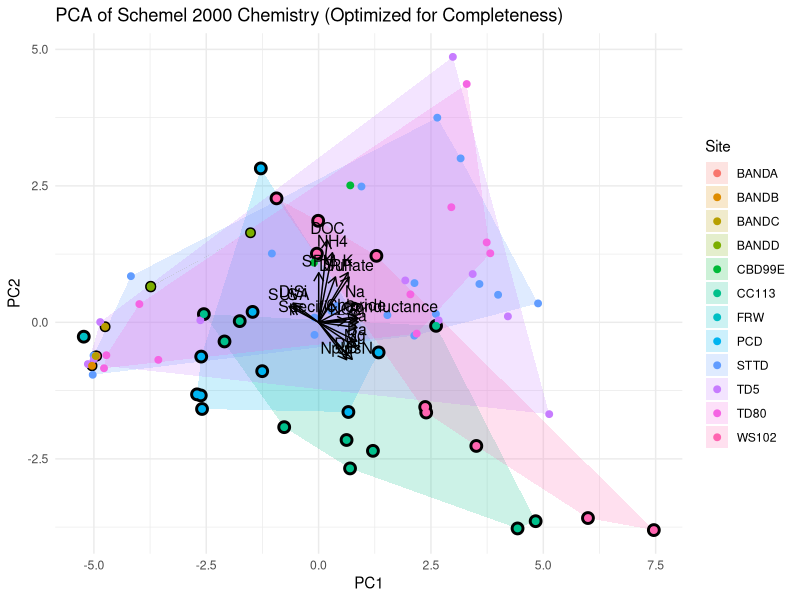
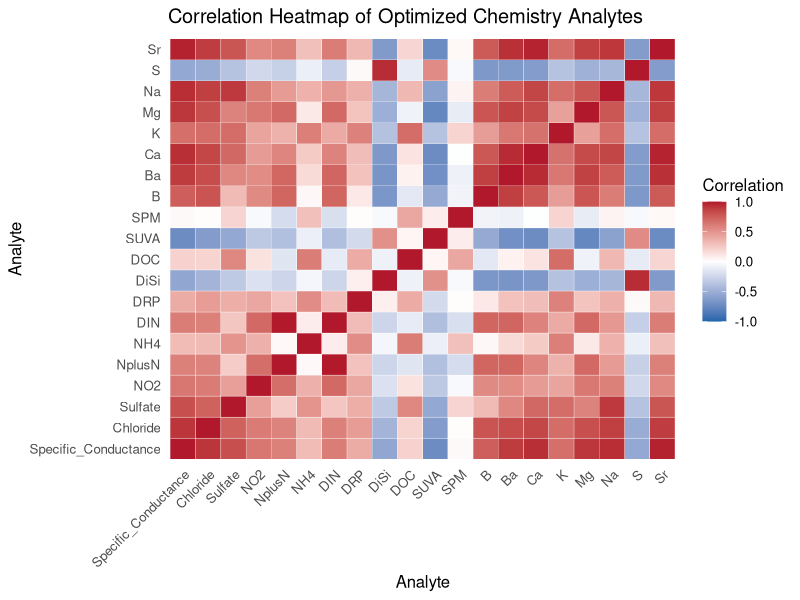
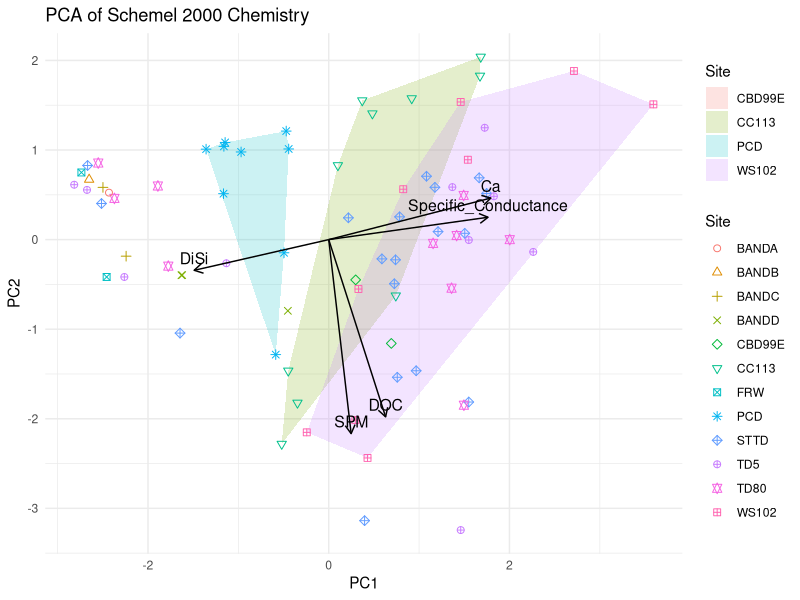
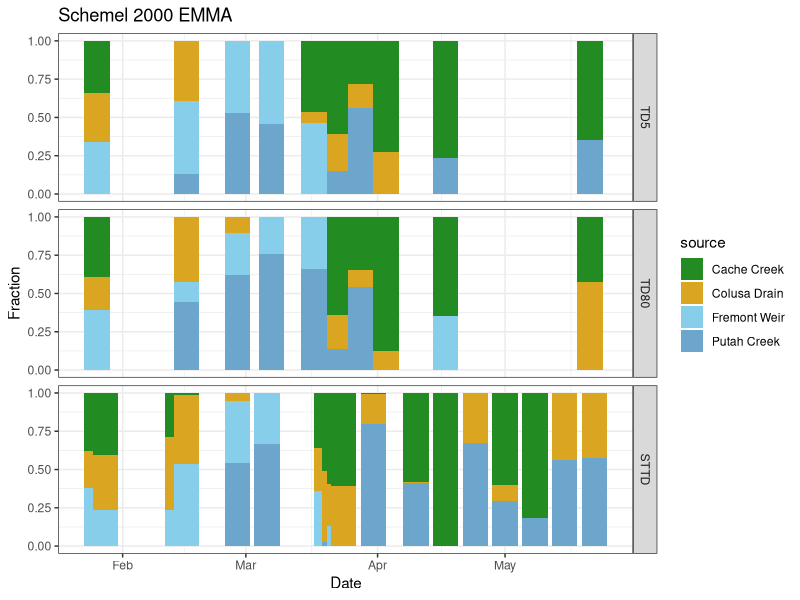
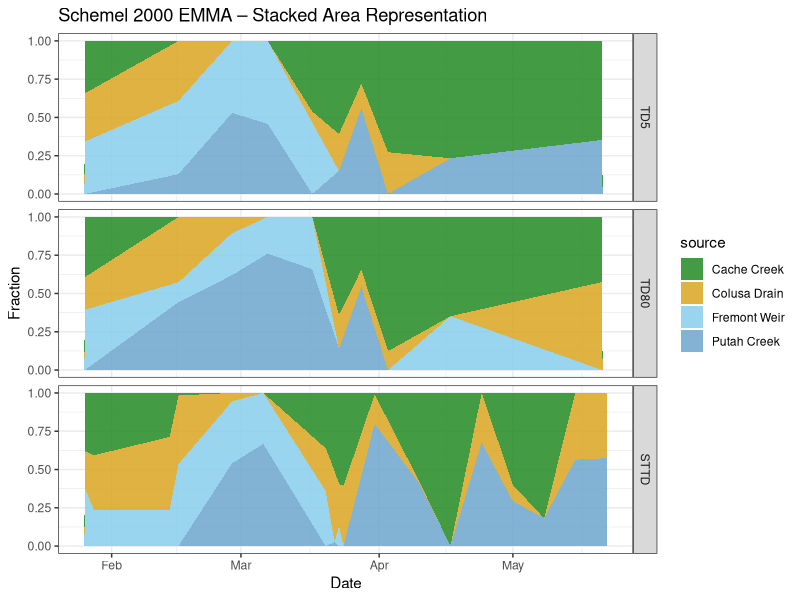

Generate these figures, in order, with R:
library(tidyverse)
library(lubridate)
library(ggplot2)

#----------------------------------------------------------
# Load all tables
#----------------------------------------------------------
t2 <- read_csv("Data/tabular/Schemel_2000_data/Schemel_2000_Table2.csv")
t3 <- read_csv("Data/tabular/Schemel_2000_data/Schemel_2000_Table3.csv")
t4 <- read_csv("Data/tabular/Schemel_2000_data/Schemel_2000_Table4.csv")
t5 <- read_csv("Data/tabular/Schemel_2000_data/Schemel_2000_Table5.csv")

#----------------------------------------------------------
# Standardize key columns
#----------------------------------------------------------
#----------------------------------------------------------
# Fix site name inconsistencies BEFORE joining
#----------------------------------------------------------

fix_site_names <- function(df, site_col) {
  site_col <- rlang::ensym(site_col)
  
  df %>%
    mutate(
      {{site_col}} := case_when(
        {{site_col}} %in% c("LH-1", "LH1") ~ "LH1",
        {{site_col}} %in% c("PS-1", "PS1") ~ "PS1",
        {{site_col}} %in% c("PS-2", "PS2") ~ "PS2",
        {{site_col}} %in% c("PS-3", "PS3") ~ "PS3",
        {{site_col}} %in% c("BAND A", "BANDA") ~ "BANDA",
        {{site_col}} %in% c("BAND B", "BANDB") ~ "BANDB",
        {{site_col}} %in% c("BAND C", "BANDC") ~ "BANDC",
        {{site_col}} %in% c("BAND D", "BANDD") ~ "BANDD",
        {{site_col}} %in% c("RCE-16", "RCE16") ~ "RCE16",
        TRUE ~ as.character({{site_col}})
      )
    )
}

# Fix names first
# Fix names first
t2 <- fix_site_names(t2, Sample_ID)
t3 <- fix_site_names(t3, Station_ID)
t4 <- fix_site_names(t4, Site)
t5 <- fix_site_names(t5, Site)


t2_clean <- t2 %>% rename(Site = Sample_ID) %>% mutate(Date = ymd(Date))
t3_clean <- t3 %>% rename(Site = Station_ID) %>% mutate(Date = ymd(Date))
t4_clean <- t4 %>% mutate(Date = ymd(Date))
t5_clean <- t5 %>% mutate(Date = ymd(Date))

chem_master <- t2_clean %>%
  full_join(t3_clean, by = c("Block_Code", "Block_Name", "Band", "Site", "Date")) %>%
  full_join(t4_clean, by = c("Block_Code", "Block_Name", "Band", "Site", "Date")) %>%
  full_join(t5_clean, by = c("Block_Code", "Block_Name", "Band", "Site", "Date"))

library(tidyverse)
library(lubridate)
library(ggplot2)

#----------------------------------------------------------
# START WITH chem_master (already created earlier)
#----------------------------------------------------------

df <- chem_master %>% mutate(Date = ymd(Date))

#----------------------------------------------------------
# 1. Identify numeric chemistry columns
#----------------------------------------------------------

numeric_cols <- df %>%
  select(where(is.numeric)) %>%
  names()

#----------------------------------------------------------
# 2. Compute missingness per analyte
#----------------------------------------------------------

analyte_missing <- df %>%
  summarise(across(all_of(numeric_cols), ~mean(is.na(.)))) %>%
  pivot_longer(everything(), names_to = "analyte", values_to = "missing_fraction")

#----------------------------------------------------------
# 3. Choose analytes with < 40% missingness
#    (empirically best for Schemel 2000)
#----------------------------------------------------------

good_analytes <- analyte_missing %>%
  filter(missing_fraction < 0.40) %>%
  pull(analyte)

cat("Selected analytes for PCA:\n")
print(good_analytes)

#----------------------------------------------------------
# 4. Count non-missing analytes per row
#----------------------------------------------------------

df_row_counts <- df %>%
  mutate(non_missing = rowSums(!is.na(select(., all_of(good_analytes)))))

#----------------------------------------------------------
# 5. Automatically choose optimal threshold
#    Strategy: maximize (# rows retained * # analytes retained)
#----------------------------------------------------------

thresholds <- tibble(
  threshold = 1:length(good_analytes),
  rows_retained = map_int(threshold, ~sum(df_row_counts$non_missing >= .x)),
  score = threshold * rows_retained
)

best_threshold <- thresholds %>%
  filter(score == max(score)) %>%
  pull(threshold)

cat("\nOptimal threshold =", best_threshold, "non-missing analytes per row\n")

#----------------------------------------------------------
# 6. Build PCA-ready dataset
#----------------------------------------------------------

df_pca_ready <- df_row_counts %>%
  filter(non_missing >= best_threshold) %>%
  select(Site, Date, all_of(good_analytes)) %>%
  drop_na()

cat("\nRows in PCA dataset:", nrow(df_pca_ready), "\n")

#----------------------------------------------------------
# 7. Run PCA
#----------------------------------------------------------

pca <- prcomp(df_pca_ready %>% select(-Site, -Date), scale. = TRUE)

scores <- as_tibble(pca$x) %>%
  bind_cols(Site = df_pca_ready$Site,
            Date = df_pca_ready$Date)

loadings <- as_tibble(pca$rotation, rownames = "Variable")

# Scale loadings for plotting
loading_scale <- 3
loadings <- loadings %>%
  mutate(
    PC1 = PC1 * loading_scale,
    PC2 = PC2 * loading_scale
  )

#----------------------------------------------------------
# 8. Compute convex hulls
#----------------------------------------------------------

hulls <- scores %>%
  group_by(Site) %>%
  slice(chull(PC1, PC2))

#----------------------------------------------------------
# 9. PCA plot with convex hulls + loading vectors
#----------------------------------------------------------

ggplot() +
  geom_polygon(
    data = hulls,
    aes(x = PC1, y = PC2, fill = Site),
    alpha = 0.2, color = NA
  ) +
  geom_point(
    data = scores[scores$Site %in% c("BANDA", "BANDB", "BANDC", "BANDD"),],
    aes(x = PC1, y = PC2), color = "black",
    size = 3
  ) +
  geom_point(
    data = scores[scores$Site %in% c("FRW", "CC113", "WS102", "PCD"),],
    aes(x = PC1, y = PC2), color = "black",
    size = 4
  ) +
  geom_point(
    data = scores,
    aes(x = PC1, y = PC2, color = Site),
    size = 2
  ) +
  geom_segment(
    data = loadings,
    aes(x = 0, y = 0, xend = PC1, yend = PC2),
    arrow = arrow(length = unit(0.25, "cm")),
    color = "black"
  ) +
  geom_text(
    data = loadings,
    aes(x = PC1, y = PC2, label = Variable),
    vjust = -0.5,
    size = 4
  ) +
  labs(
    title = "PCA of Schemel 2000 Chemistry (Optimized for Completeness)",
    x = "PC1",
    y = "PC2"
  ) +
  theme_minimal()


# Extract only numeric analytes used in PCA
corr_data <- df_pca_ready %>%
  select(all_of(good_analytes))

# Compute correlation matrix
corr_matrix <- cor(corr_data, use = "pairwise.complete.obs")

# Melt for ggplot
corr_melt <- reshape2::melt(corr_matrix, varnames = c("Var1", "Var2"), value.name = "Correlation")

#----------------------------------------------------------
# Correlation heatmap
#----------------------------------------------------------

ggplot(corr_melt, aes(x = Var1, y = Var2, fill = Correlation)) +
  geom_tile(color = "white") +
  scale_fill_gradient2(
    low = "#2166ac",
    mid = "white",
    high = "#b2182b",
    midpoint = 0,
    limits = c(-1, 1),
    name = "Correlation"
  ) +
  labs(
    title = "Correlation Heatmap of Optimized Chemistry Analytes",
    x = "Analyte",
    y = "Analyte"
  ) +
  theme_minimal(base_size = 12) +
  theme(
    axis.text.x = element_text(angle = 45, hjust = 1),
    panel.grid = element_blank()
  )

library(tidyverse)
library(ggplot2)
library(lubridate)

#----------------------------------------------------------
# Use chem_master (already created earlier)
#----------------------------------------------------------

df <- chem_master %>% mutate(Date = ymd(Date))

#----------------------------------------------------------
# Define representative analytes
#----------------------------------------------------------

rep_analytes <- c(
  "Specific_Conductance",
  "DOC",
  "SPM",
  # "DIN",
  "DiSi",
  "Ca"
)

#----------------------------------------------------------
# Filter to rows with complete data for these analytes
#----------------------------------------------------------

df_reduced <- df %>%
  select(Site, Date, all_of(rep_analytes)) %>%
  drop_na()

cat("Rows retained for PCA:", nrow(df_reduced), "\n")

#----------------------------------------------------------
# Run PCA
#----------------------------------------------------------

pca <- prcomp(df_reduced %>% select(-Site, -Date), scale. = TRUE)

scores <- as_tibble(pca$x) %>%
  bind_cols(Site = df_reduced$Site)

loadings <- as_tibble(pca$rotation, rownames = "Variable")

# Scale loadings for plotting
loading_scale <- 3
loadings <- loadings %>%
  mutate(
    PC1 = PC1 * loading_scale,
    PC2 = PC2 * loading_scale
  )

#----------------------------------------------------------
# Compute convex hulls for each site
#----------------------------------------------------------

hulls <- scores %>%
  group_by(Site) %>%
  slice(chull(PC1, PC2))

hulls_mo <- scores %>%
  group_by(Site) %>%
  slice(chull(PC1, PC2))

#----------------------------------------------------------
# PCA biplot with convex hulls + loading vectors
#----------------------------------------------------------

ggplot() +
  geom_polygon(
    data = hulls[hulls$Site %in% c("CC113", "PCD", "WS102", "CBD99E"),],
    aes(x = PC1, y = PC2, fill = Site),
    alpha = 0.2, color = NA
  ) +
  geom_point(
    data = scores,
    aes(x = PC1, y = PC2, color = Site, shape = Site),
    size = 2
  ) +
  geom_segment(
    data = loadings,
    aes(x = 0, y = 0, xend = PC1, yend = PC2),
    arrow = arrow(length = unit(0.25, "cm")),
    color = "black"
  ) +
  geom_text(
    data = loadings,
    aes(x = PC1, y = PC2, label = Variable),
    vjust = -0.5,
    size = 4
  ) +
  labs(
    title = "PCA of Schemel 2000 Chemistry",
    x = "PC1",
    y = "PC2"
  ) +
  theme_minimal() + scale_shape_manual(values = 1:12)



# EMMA model --------------------------------------------------------------

# -------------------------------------------------
# 1. Basic setup
# -------------------------------------------------

df <- chem_master %>%
  mutate(Date = ymd(Date))

# Static endmembers
endmember_sites <- c(
  "CBD99E",   # Colusa Drain / Ridgecut
  "CC113",    # Cache Creek
  "FRW",      # Fremont Weir
  "PCD"       # Putah Creek
)
unique(chem_master$Site)
# Yolo Bypass interior sites (EDIT THESE to your actual toe drain / tule canal IDs)
yolo_sites <- c("STTD",      "TD80" ,     "TD5")

# Tracers to use
tracers <- c("Specific_Conductance", "Ca", "DiSi", "DOC", "SPM")

df_clean <- df %>%
  select(Site, Date, all_of(tracers)) %>%
  drop_na()

# -------------------------------------------------
# 2. Static endmember chemistry (mean over all dates)
# -------------------------------------------------

endm_static <- df_clean %>%
  filter(Site %in% endmember_sites) %>%
  group_by(Site) %>%
  summarise(across(all_of(tracers), mean, na.rm = TRUE), .groups = "drop")

# -------------------------------------------------
# 3. Yolo samples
# -------------------------------------------------

mix <- df_clean %>%
  filter(Site %in% yolo_sites)

# -------------------------------------------------
# 4. PCA on all samples (endmembers + Yolo)
# -------------------------------------------------

df_pca <- bind_rows(
  endm_static %>% mutate(type = "endmember"),
  mix          %>% mutate(type = "mix")
)

pca <- prcomp(df_pca %>% select(all_of(tracers)), scale. = TRUE)

scores <- as_tibble(pca$x) %>%
  bind_cols(df_pca %>% select(Site, Date, type))

# -------------------------------------------------
# 5. Extract static PC scores for each endmember
# -------------------------------------------------

endm_pc <- scores %>%
  filter(type == "endmember") %>%
  group_by(Site) %>%
  summarise(
    PC1 = mean(PC1, na.rm = TRUE),
    PC2 = mean(PC2, na.rm = TRUE),
    PC3 = mean(PC3, na.rm = TRUE),
    .groups = "drop"
  )

FRW_pc <- endm_pc %>% filter(Site == "FRW")   %>% select(PC1, PC2, PC3) %>% as.numeric()
CC_pc  <- endm_pc %>% filter(Site == "CC113") %>% select(PC1, PC2, PC3) %>% as.numeric()
CBD_pc <- endm_pc %>% filter(Site == "CBD99E")%>% select(PC1, PC2, PC3) %>% as.numeric()
PCD_pc <- endm_pc %>% filter(Site == "PCD")   %>% select(PC1, PC2, PC3) %>% as.numeric()

# -------------------------------------------------
# 6. Mixing space for Yolo samples (PC1–PC3)
# -------------------------------------------------

mix_pc <- scores %>%
  filter(type == "mix") %>%
  select(Site, Date, PC1, PC2, PC3)

# -------------------------------------------------
# 7. 4‑source mixing solver (static endmembers in PC space)
# -------------------------------------------------

solve_4source <- function(mix, e1, e2, e3, e4) {
  A <- matrix(c(
    e1[1], e2[1], e3[1], e4[1],
    e1[2], e2[2], e3[2], e4[2],
    e1[3], e2[3], e3[3], e4[3],
    1,     1,     1,     1
  ), 4, 4, byrow = TRUE)
  
  b <- c(mix[1], mix[2], mix[3], 1)
  
  out <- tryCatch(solve(A, b), error = function(e) rep(NA, 4))
  as.numeric(out)
}

mix_fractions <- mix_pc %>%
  rowwise() %>%
  mutate(
    frac = list(
      solve_4source(
        c(PC1, PC2, PC3),
        FRW_pc,
        CC_pc,
        CBD_pc,
        PCD_pc
      )
    ),
    f_FRW = frac[1],
    f_CC  = frac[2],
    f_CBD = frac[3],
    f_PCD = frac[4]
  ) %>%
  ungroup() %>%
  mutate(
    across(c(f_FRW, f_CC, f_CBD, f_PCD), ~pmax(pmin(.x, 1), 0)),
    sum_clamp = f_FRW + f_CC + f_CBD + f_PCD,
    f_FRW_plot = f_FRW / sum_clamp,
    f_CC_plot  = f_CC  / sum_clamp,
    f_CBD_plot = f_CBD / sum_clamp,
    f_PCD_plot = f_PCD / sum_clamp,
    unexplained = 1 - (f_FRW + f_CC + f_CBD + f_PCD)
  )

# -------------------------------------------------
# 8. Stacked bar plot of static‑endmember fractions
# -------------------------------------------------

mix_long <- mix_fractions %>%
  select(Date, Site, f_FRW_plot, f_CC_plot, f_CBD_plot, f_PCD_plot) %>%
  pivot_longer(
    cols = starts_with("f_"),
    names_to = "source",
    values_to = "fraction"
  ) %>%
  mutate(
    source = recode(source,
                    f_FRW_plot = "Fremont Weir",
                    f_CC_plot  = "Cache Creek",
                    f_CBD_plot = "Colusa Drain",
                    f_PCD_plot = "Putah Creek"
    )
  )
mix_long$Sitefac <- factor(mix_long$Site, levels = c("TD5", "TD80", "STTD"))

ggplot(mix_long, aes(Date, fraction, fill = source)) +
  geom_col(width = 6) +
  facet_grid(Sitefac ~ .) +
  scale_fill_manual(values = c(
    "Fremont Weir" = "skyblue",
    "Cache Creek"  = "forestgreen",
    "Colusa Drain" = "goldenrod",
    "Putah Creek"  = "skyblue3"
  )) +
  labs(
    title = "Schemel 2000 EMMA",
    x = "Date",
    y = "Fraction"
  ) +
  theme_bw()

mix_long %>%
  arrange(Date) %>%   # important for area plots
  ggplot(aes(Date, fraction, fill = source)) +
  geom_area(alpha = 0.85, color = NA) +
  facet_grid(Sitefac ~ .) +
  scale_fill_manual(values = c(
    "Fremont Weir" = "skyblue",
    "Cache Creek"  = "forestgreen",
    "Colusa Drain" = "goldenrod",
    "Putah Creek"  = "skyblue3"
  )) +
  labs(
    title = "Schemel 2000 EMMA – Stacked Area Representation",
    x = "Date",
    y = "Fraction"
  ) +
  theme_bw()
